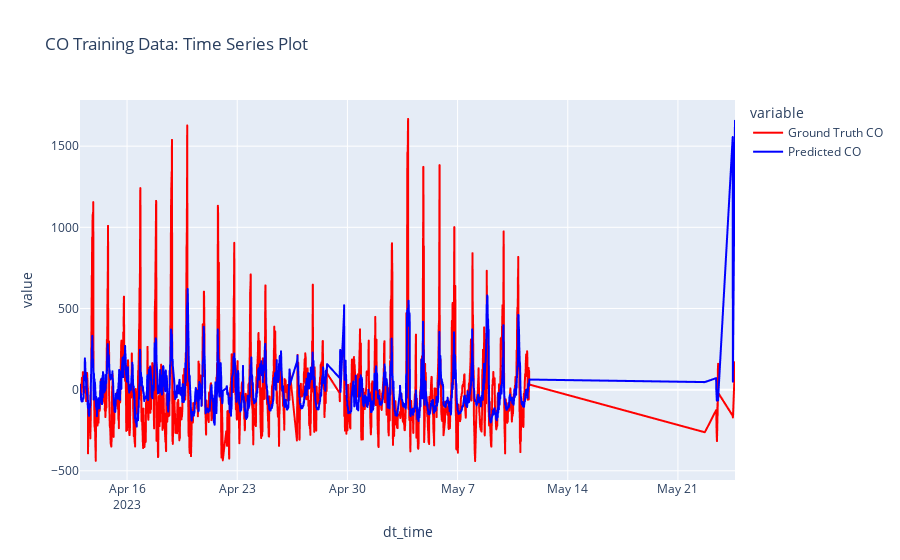

Notebook code cell kept with this figure:
### Code cell
#CO: Time Series plot for training data
y_pred_trainCO = pd.DataFrame(y_pred_trainCO, columns = ['Predicted CO'])
dt_time = training_setCO['dt_time']
df_timeseriesCOtraining = pd.concat([y_pred_trainCO.reset_index(), dt_time.reset_index(), y_trainCO.reset_index()], axis=1)
df_timeseriesCOtraining
px.line(df_timeseriesCOtraining, x='dt_time', y = ['Ground Truth CO', 'Predicted CO'], 
        labels = {'x': 'Date', 'y': 'CO'}, title = 'CO Training Data: Time Series Plot', color_discrete_sequence = ['red', 'blue'])

### Figure 1 — Plotly figure (JSON) as saved in the notebook; plotly's stock layout.template omitted (floating-point values rounded to 4 significant figures; data arrays with more than 128 entries replaced by an {"elided": "..."} marker saying what was removed)
{"data": [{"hovertemplate": "variable=Ground Truth CO<br>dt_time=%{x}<br>value=%{y}<extra></extra>", "legendgroup": "Ground Truth CO", "line": {"color": "red", "dash": "solid"}, "marker": {"symbol": "circle"}, "mode": "lines", "name": "Ground Truth CO", "showlegend": true, "type": "scattergl", "x": {"elided": "2389 str values"}, "xaxis": "x", "y": {"elided": "2389 float values"}, "yaxis": "y"}, {"hovertemplate": "variable=Predicted CO<br>dt_time=%{x}<br>value=%{y}<extra></extra>", "legendgroup": "Predicted CO", "line": {"color": "blue", "dash": "solid"}, "marker": {"symbol": "circle"}, "mode": "lines", "name": "Predicted CO", "showlegend": true, "type": "scattergl", "x": {"elided": "2389 str values"}, "xaxis": "x", "y": {"elided": "2389 float values"}, "yaxis": "y"}], "layout": {"legend": {"title": {"text": "variable"}, "tracegroupgap": 0}, "title": {"text": "CO Training Data: Time Series Plot"}, "xaxis": {"anchor": "y", "domain": [0, 1], "title": {"text": "dt_time"}}, "yaxis": {"anchor": "x", "domain": [0, 1], "title": {"text": "value"}}}}
